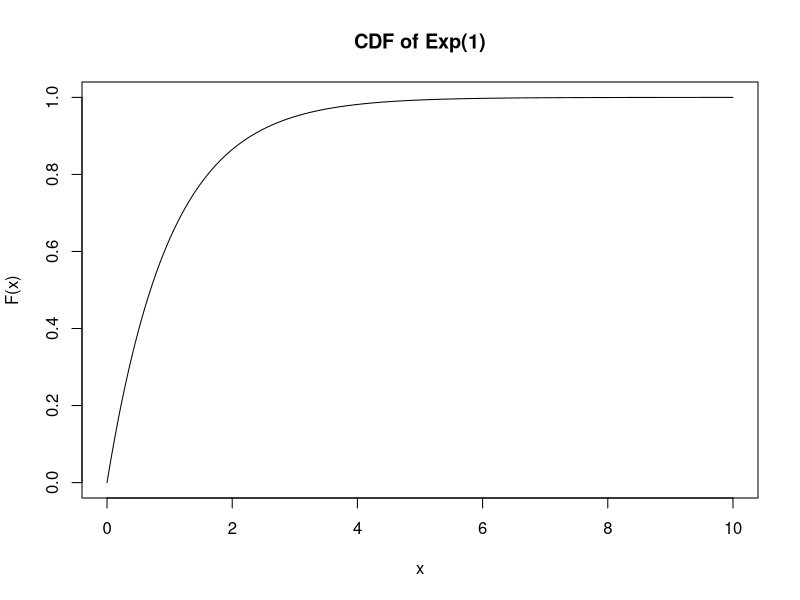
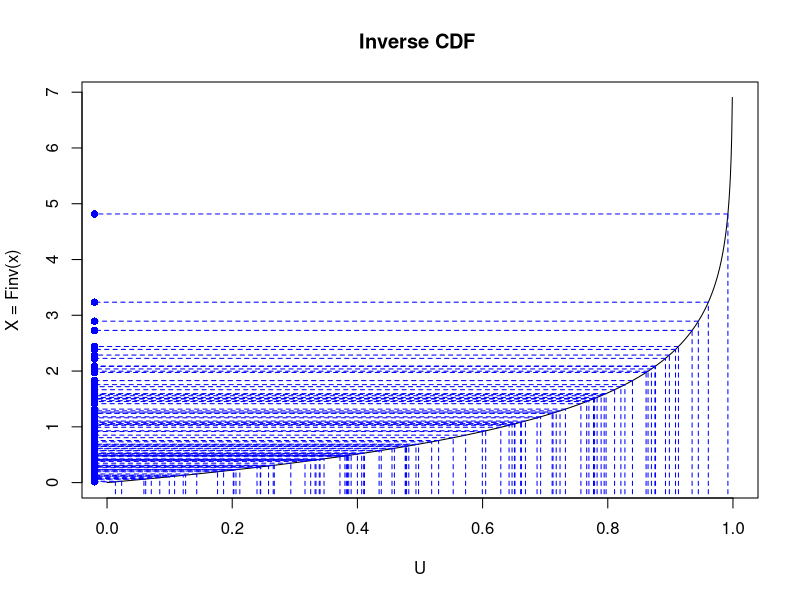
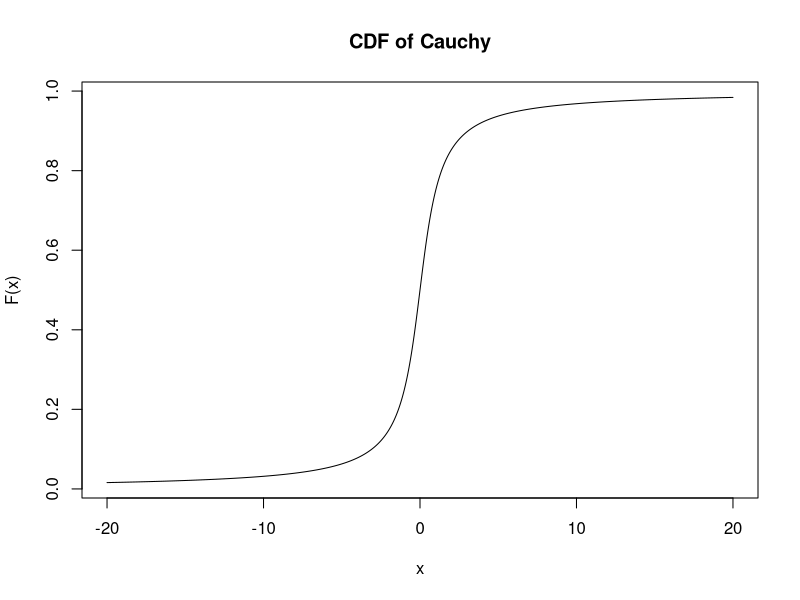
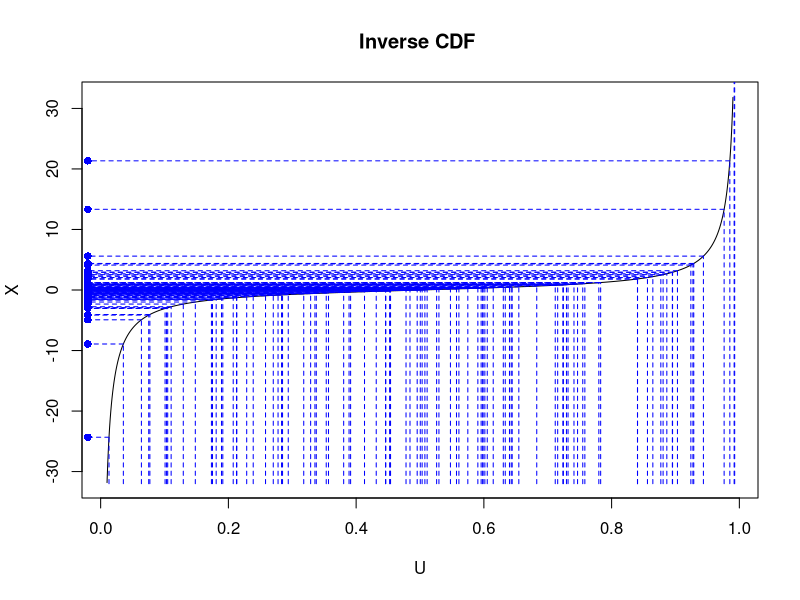

These charts were generated, in order, by the following R code:
###########################################
## Visualization of Inverse
## Transform method
###########################################
set.seed(1)

## CDF of Exp(1)
x <- seq(0, 10, length = 1e3)
plot(x, pexp(x), type = 'l', main = "CDF of Exp(1)", ylab = "F(x)")


## Inverse CDF
foo <- seq(0,1, length = 1e3)
inv.cdf <- -log(1-foo)
plot(foo, inv.cdf, type = 'l', ylab = "X = Finv(x)", xlab = "U", main = "Inverse CDF ")


# Draw random draws from Exp(1)
n <- 100
U <- runif(n)
X <- -log(1-U)

# Visualization
on.axis <- rep(-.2,n)
on.yaxis <- rep(-.02,n)
points(on.yaxis, X, pch = 16, col = "blue")
segments(x0 = U,y0 = on.axis, y1 = X, col = "blue", lty = 2)
segments(x0 = U,y0 = X, x1 = on.yaxis, col = "blue", lty = 2)





###########################################
# Repeat for Cauchy


## CDF of Cauchy
x <- seq(-20, 20, length = 1e3)
plot(x, pt(x, df = 1), type = 'l', main = "CDF of Cauchy", ylab = "F(x)")


## Inverse CDF
foo <- seq(0.01,.99, length = 1e3)
inv.cdf <- tan(pi*(foo - .5))
plot(foo, inv.cdf, type = 'l', ylab = "X", xlab = "U", main = "Inverse CDF ")


# Draw random draws from Exp(1)
n <- 100
U <- runif(n)
X <- tan(pi*(U - .5))

# Visualization
on.axis <- rep(-32,n)
on.yaxis <- rep(-.02,n)
points(on.yaxis, X, pch = 16, col = "blue")
segments(x0 = U,y0 = on.axis, y1 = X, col = "blue", lty = 2)
segments(x0 = U,y0 = X, x1 = on.yaxis, col = "blue", lty = 2)

